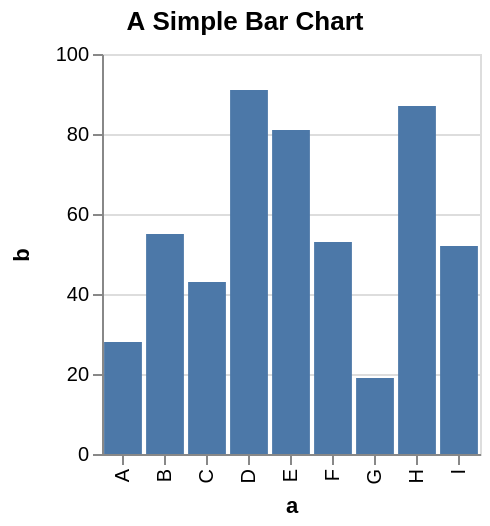

The Vega-Lite source for this figure:
### Vega specification from a JSON file in a GitHub repository (floating-point values rounded to 4 significant figures)
{"$schema": "https://vega.github.io/schema/vega/v3.0.json", "description": "A simple bar chart with embedded data.", "autosize": "pad", "padding": 5, "height": 200, "title": {"text": "A Simple Bar Chart"}, "style": "cell", "data": [{"name": "source_0", "values": [{"a": "A", "b": 28}, {"a": "B", "b": 55}, {"a": "C", "b": 43}, {"a": "D", "b": 91}, {"a": "E", "b": 81}, {"a": "F", "b": 53}, {"a": "G", "b": 19}, {"a": "H", "b": 87}, {"a": "I", "b": 52}]}, {"name": "data_0", "source": "source_0", "transform": [{"type": "formula", "expr": "toNumber(datum[\"b\"])", "as": "b"}, {"type": "filter", "expr": "datum[\"b\"] !== null && !isNaN(datum[\"b\"])"}]}], "signals": [{"name": "x_step", "value": 21}, {"name": "width", "update": "bandspace(domain('x').length, 0.1, 0.05) * x_step"}], "marks": [{"name": "marks", "type": "rect", "style": ["bar"], "from": {"data": "data_0"}, "encode": {"update": {"x": {"scale": "x", "field": "a"}, "width": {"scale": "x", "band": true}, "y": {"scale": "y", "field": "b"}, "y2": {"scale": "y", "value": 0}, "fill": {"value": "#4c78a8"}}}}], "scales": [{"name": "x", "type": "band", "domain": {"data": "data_0", "field": "a", "sort": true}, "range": {"step": {"signal": "x_step"}}, "paddingInner": 0.1, "paddingOuter": 0.05}, {"name": "y", "type": "linear", "domain": {"data": "data_0", "field": "b"}, "range": [{"signal": "height"}, 0], "nice": true, "zero": true}], "axes": [{"scale": "x", "orient": "bottom", "labelOverlap": true, "title": "a", "zindex": 1, "encode": {"labels": {"update": {"angle": {"value": 270}, "align": {"value": "right"}, "baseline": {"value": "middle"}}}}}, {"scale": "y", "orient": "left", "labelOverlap": true, "tickCount": {"signal": "ceil(height/40)"}, "title": "b", "zindex": 1}, {"scale": "y", "orient": "left", "domain": false, "grid": true, "labels": false, "maxExtent": 0, "minExtent": 0, "tickCount": {"signal": "ceil(height/40)"}, "ticks": false, "zindex": 0, "gridScale": "x"}], "config": {"axis": {"titlePadding": 5}, "axisY": {"minExtent": 30}}}
